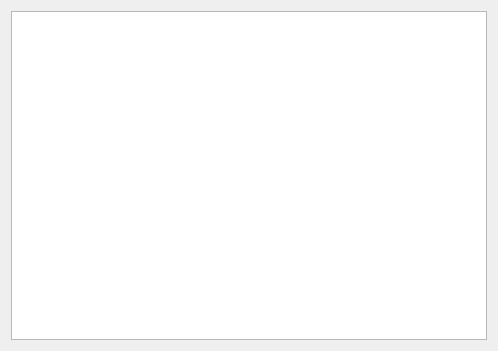
<?xml version="1.0" encoding="UTF-8"?>
<ui version="4.0">
 <class>LotPoolEdit</class>
 <widget class="QWidget" name="LotPoolEdit">
  <property name="geometry">
   <rect>
    <x>0</x>
    <y>0</y>
    <width>498</width>
    <height>351</height>
   </rect>
  </property>
  <property name="windowTitle">
   <string>LotPoolEdit</string>
  </property>
  <layout class="QHBoxLayout" name="horizontalLayout">
   <item>
    <widget class="QPlainTextEdit" name="textEdit"/>
   </item>
  </layout>
 </widget>
 <layoutdefault spacing="6" margin="11"/>
 <resources/>
 <connections/>
</ui>
